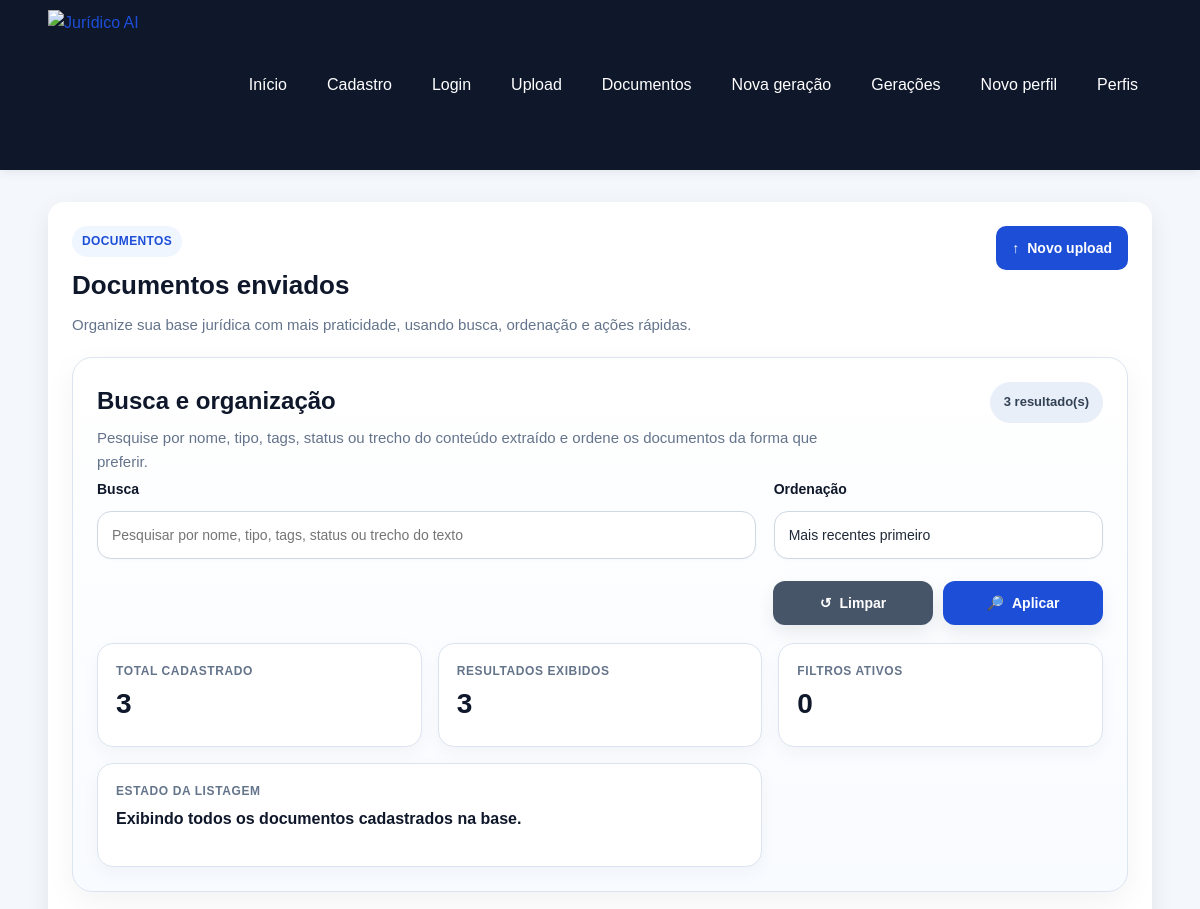
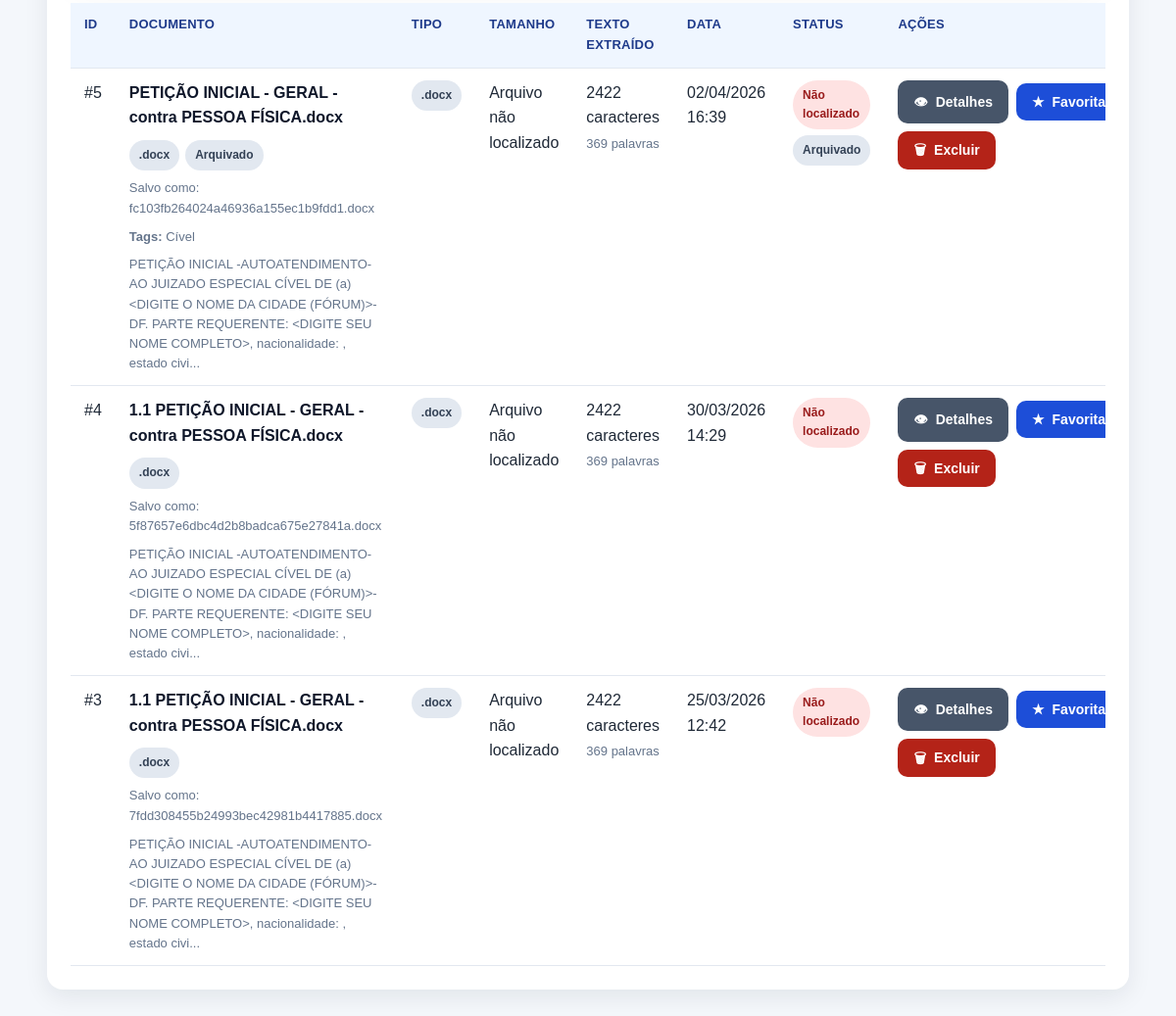
/documents/, run on the app's committed database (2 pictures, top to bottom).
### app/models/document.py (models this page shows, shortened)
class Document(Base):
    __tablename__ = "documents"
    id = Column(Integer, primary_key=True, index=True)
    original_filename = Column(String(255), nullable=False, index=True)
    saved_filename = Column(String(255), nullable=False)
    file_path = Column(String(500), nullable=False)
    file_type = Column(String(20), nullable=False, index=True)
    extracted_text = Column(Text, nullable=False)
    tags = Column(Text, nullable=True)
    is_favorite = Column(Boolean, default=False, nullable=False)
    status = Column(String(100), nullable=True)
    version = Column(Integer, default=1, nullable=False)
    created_at = Column(DateTime, default=agora_brasil, nullable=False)
    updated_at = Column(DateTime, default=agora_brasil, onupdate=agora_brasil, nullable=False)
    generations = relationship(
        "Generation",
        secondary=generation_documents,
        back_populates="documents",
        passive_deletes=True,
    )

### app/routers/documents.py (the view)
@router.get("/", response_class=HTMLResponse)
def documents_list(
    request: Request,
    q: str = Query(""),
    sort: str = Query("recentes"),
    db: Session = Depends(get_db),
):
    documentos = listar_documentos(db)
    documentos_view = []
    for documento in documentos:
        tamanho_bytes = obter_tamanho_arquivo(documento)
        documentos_view.append(
            {
                "id": documento.id,
                "original_filename": documento.original_filename,
                "saved_filename": documento.saved_filename,
                "file_type": documento.file_type,
                "created_at": documento.created_at,
                "file_exists": documento_existe(documento),
                "file_size_label": formatar_tamanho_arquivo(tamanho_bytes),
                "text_preview": resumir_texto_extraido(documento.extracted_text, 180),
                "text_length": contar_caracteres_texto(documento.extracted_text),
                "word_count": contar_palavras_texto(documento.extracted_text),
                "tags": documento.tags or "",
                "status": documento.status or "",
                "is_favorite": bool(documento.is_favorite),
            }
        )
    busca = (q or "").strip().lower()
    sort = sort if sort in ORDENACOES_DOCUMENTOS else "recentes"
    if busca:
        documentos_view = [
            documento
            for documento in documentos_view
            if busca in (documento["original_filename"] or "").lower()
            or busca in (documento["saved_filename"] or "").lower()
            or busca in (documento["file_type"] or "").lower()
            or busca in (documento["text_preview"] or "").lower()
            or busca in (documento["tags"] or "").lower()
            or busca in (documento["status"] or "").lower()
        ]
    if sort == "antigos":
        documentos_view.sort(
            key=lambda documento: documento["created_at"] or "",
        )
    elif sort == "nome_az":
        documentos_view.sort(
            key=lambda documento: (documento["original_filename"] or "").lower(),
        )
    elif sort == "nome_za":
        documentos_view.sort(
            key=lambda documento: (documento["original_filename"] or "").lower(),
            reverse=True,
        )
    elif sort == "tipo_az":
        documentos_view.sort(
            key=lambda documento: (
                (documento["file_type"] or "").lower(),
                (documento["original_filename"] or "").lower(),
            ),
        )
    else:
        documentos_view.sort(
            key=lambda documento: documento["created_at"] or "",
            reverse=True,
        )
    total_documentos = len(documentos)
    total_resultados = len(documentos_view)
    total_filtros_ativos = int(bool(busca)) + int(sort != "recentes")
    return templates.TemplateResponse(
        "documents_list.html",
        {
            "request": request,
            "title": "Documentos enviados",
            "documentos": documentos_view,
            "sucesso": request.query_params.get("sucesso"),
            "erro": request.query_params.get("erro"),
            "filtros": {"q": q, "sort": sort},
            "ordenacoes": ORDENACOES_DOCUMENTOS,
            "total_documentos": total_documentos,
            "total_resultados": total_resultados,
            "total_filtros_ativos": total_filtros_ativos,
        },
    )

### app/templates/documents_list.html (shortened to what this page needs)
{% extends "base.html" %}
{% block content %}
<section class="card">
    <div class="cabecalho-pagina">
        <div>
            <span class="etiqueta-secao">Documentos</span>
            <h2>Documentos enviados</h2>
            <p class="texto-suave">
                Organize sua base jurídica com mais praticidade, usando busca, ordenação e ações rápidas.
            </p>
        </div>
        <div class="acoes-topo">
            <a class="botao" href="/documents/upload">
                <span class="icone-botao" aria-hidden="true">↑</span>
                Novo upload
            </a>
        </div>
    </div>
    <section class="bloco-informativo bloco-filtros-avancados bloco-filtros-documentos">
        <div class="bloco-informativo-topo bloco-informativo-topo-entre-linhas">
            <div>
                <h3>Busca e organização</h3>
                <p class="texto-suave">
                    Pesquise por nome, tipo, tags, status ou trecho do conteúdo extraído e ordene os documentos da forma que preferir.
                </p>
            </div>
            <span class="badge badge-neutro">
                {{ total_resultados }} resultado(s)
            </span>
        </div>
        <form method="get" action="/documents" class="formulario-geracao formulario-filtros-avancados formulario-filtros-documentos">
            <div class="grid-filtros-avancados grid-filtros-documentos">
                <div>
                    <label for="q">Busca</label>
                    <input
                        type="text"
                        id="q"
                        name="q"
                        value="{{ filtros.q }}"
                        placeholder="Pesquisar por nome, tipo, tags, status ou trecho do texto"
                    >
                </div>
                <div>
                    <label for="sort">Ordenação</label>
                    <select id="sort" name="sort">
                        {% for chave, descricao in ordenacoes.items() %}
                            <option value="{{ chave }}" {% if filtros.sort == chave %}selected{% endif %}>
                                {{ descricao }}
                            </option>
                        {% endfor %}
                    </select>
                </div>
            </div>
            <div class="acoes-formulario-geracao">
                <a class="botao botao-secundario" href="/documents">
                    <span class="icone-botao" aria-hidden="true">↺</span>
                    Limpar
                </a>
                <button type="submit" class="botao">
                    <span class="icone-botao" aria-hidden="true">🔎</span>
                    Aplicar
                </button>
            </div>
        </form>
        <div class="painel-resumo-geracao painel-resumo-sem-inline painel-resumo-documentos">
            <div class="info-box">
                <span class="info-label">Total cadastrado</span>
                <span class="info-value">{{ total_documentos }}</span>
            </div>
            <div class="info-box">
                <span class="info-label">Resultados exibidos</span>
                <span class="info-value">{{ total_resultados }}</span>
            </div>
            <div class="info-box">
                <span class="info-label">Filtros ativos</span>
                <span class="info-value">{{ total_filtros_ativos }}</span>
            </div>
            <div class="info-box info-box-largo">
                <span class="info-label">Estado da listagem</span>
                <span class="info-value">
                    {% if filtros.q %}
                        A listagem está filtrada conforme a busca informada.
                    {% elif filtros.sort != "recentes" %}
                        A listagem está organizada conforme a ordenação selecionada.
                    {% else %}
                        Exibindo todos os documentos cadastrados na base.
                    {% endif %}
                </span>
            </div>
        </div>
    </section>
    {% if documentos %}
        <div class="tabela-responsiva">
            <table class="tabela tabela-documentos">
                <thead>
                    <tr>
                        <th>ID</th>
                        <th>Documento</th>
                        <th>Tipo</th>
                        <th>Tamanho</th>
                        <th>Texto extraído</th>
                        <th>Data</th>
                        <th>Status</th>
                        <th>Ações</th>
                    </tr>
                </thead>
                <tbody>
                    {% for documento in documentos %}
                    <tr>
                        <td>#{{ documento.id }}</td>
                        <td>
                            <div class="documento-celula-principal">
                                <strong class="documento-nome">{{ documento.original_filename }}</strong>
                                <div class="linha-badges" style="margin-top: 6px; display: flex; flex-wrap: wrap; gap: 6px;">
                                    <span class="badge badge-neutro">{{ documento.file_type }}</span>
                                    {% if documento.status %}
                                        <span class="badge badge-neutro">{{ documento.status }}</span>
                                    {% endif %}
                                </div>
                                <span class="texto-pequeno">Salvo como: {{ documento.saved_filename }}</span>
                                {% if documento.tags %}
                                    <div class="texto-pequeno">
                                        <strong>Tags:</strong> {{ documento.tags }}
                                    </div>
                                {% endif %}
                                <div class="texto-pequeno documento-resumo">{{ documento.text_preview }}</div>
                            </div>
                        </td>
                        <td>
                            <span class="badge badge-neutro">{{ documento.file_type }}</span>
                        </td>
                        <td>{{ documento.file_size_label }}</td>
                        <td>
                            {{ documento.text_length }} caracteres
                            <div class="texto-pequeno">{{ documento.word_count }} palavras</div>
                        </td>
                        <td>{{ documento.created_at.strftime("%d/%m/%Y %H:%M") if documento.created_at else "-" }}</td>
                        <td>
                            <div style="display: flex; flex-direction: column; gap: 6px; align-items: flex-start;">
                                {% if documento.file_exists %}
                                    <span class="badge badge-sucesso">Disponível</span>
                                {% else %}
                                    <span class="badge badge-erro">Não localizado</span>
                                {% endif %}
                                {% if documento.status %}
                                    <span class="badge badge-neutro">{{ documento.status }}</span>
                                {% endif %}
                            </div>
                        </td>
                        <td>
                            <div class="barra-acoes-tabela barra-acoes-documentos">
                                <a class="botao botao-secundario" href="/documents/{{ documento.id }}">
                                    <span class="icone-botao" aria-hidden="true">👁</span>
                                    Detalhes
                                </a>
                                <form
                                    action="/documents/{{ documento.id }}/favorite"
                                    method="post"
                                    data-loading-form
                                    data-loading-message="Atualizando favorito do documento..."
                                    data-loading-button-text="Salvando..."
                                >
                                    <button type="submit" class="botao botao-secundario">
                                        <span class="icone-botao" aria-hidden="true">★</span>
                                        {% if documento.is_favorite %}Desfavoritar{% else %}Favoritar{% endif %}
                                    </button>
                                </form>
                                <form
                                    action="/documents/{{ documento.id }}/delete"
                                    method="post"
                                    data-loading-form
                                    data-confirm-action
                                    data-confirm-title="Excluir documento"
                                    data-confirm-message="Tem certeza que deseja excluir este documento? Essa ação removerá o arquivo da base e não poderá ser desfeita."
                                    data-confirm-submit-label="Excluir documento"
                                    data-confirm-submit-icon='<span class="icone-botao" aria-hidden="true">🗑</span>'
                                    data-loading-message="Excluindo documento..."
                                    data-loading-button-text="Excluindo..."
                                >
                                    <button type="submit" class="botao-perigo botao-perigo-tabela">
                                        <span class="icone-botao" aria-hidden="true">🗑</span>
                                        Excluir
                                    </button>
                                </form>
                            </div>
                        </td>
                    </tr>
                    {% endfor %}
                </tbody>
            </table>
        </div>
    {% endif %}
</section>
{% endblock %}

### app/templates/base.html (shortened to what this page needs)
<!DOCTYPE html>
<html lang="pt-BR">
<head>
    <link rel="stylesheet" href="{{ url_for('static', path='css/style.css') }}?v=7.5">
</head>
<body>
    <header class="topo">
        <div class="container topo-conteudo">
            <a href="/" class="marca-link" aria-label="Ir para a página inicial do Jurídico AI">
                <img
                    src="{{ url_for('static', path='img/logo-juridico-ai-sem-fundo.png') }}"
                    alt="Jurídico AI"
                    class="logo-juridico"
                >
            </a>
            <nav class="menu">
                <a href="/">Início</a>
                {% if not request.session.get("user_id") %}
                <a href="/auth/register">Cadastro</a>
                <a href="/auth/login">Login</a>
                {% endif %}
                <a href="/documents/upload">Upload</a>
                <a href="/documents">Documentos</a>
                <a href="/generations/create">Nova geração</a>
                <a href="/generations">Gerações</a>
                <a href="/writing-profiles/create">Novo perfil</a>
                <a href="/writing-profiles">Perfis</a>
            </nav>
        </div>
    </header>
    <main class="container pagina-conteudo">
        {% block content %}{% endblock %}
    </main>
</body>
</html>

### data on the page
Document: id "5", original_filename "PETIÇÃO INICIAL - GERAL - contra PESSOA FÍSICA.docx", file_type ".docx", status "Arquivado", saved_filename "fc103fb264024a46936a155ec1b9fdd1.docx", tags "Cível", text_preview "PETIÇÃO INICIAL -AUTOATENDIMENTO- AO JUIZADO ESPECIAL CÍVEL DE (a) <DIGITE O NOME DA CIDADE (FÓRUM)>- DF. PARTE REQUERENTE: <DIGITE SEU NOME COMPLETO>, nacionalidade: , estado civi...", file_size_label "Arquivo não localizado", text_length "2422", word_count "369", created_at "02/04/2026 16:39"
Document: id "4", original_filename "1.1 PETIÇÃO INICIAL - GERAL - contra PESSOA FÍSICA.docx", file_type ".docx", saved_filename "5f87657e6dbc4d2b8badca675e27841a.docx", text_preview "PETIÇÃO INICIAL -AUTOATENDIMENTO- AO JUIZADO ESPECIAL CÍVEL DE (a) <DIGITE O NOME DA CIDADE (FÓRUM)>- DF. PARTE REQUERENTE: <DIGITE SEU NOME COMPLETO>, nacionalidade: , estado civi...", file_size_label "Arquivo não localizado", text_length "2422", word_count "369", created_at "30/03/2026 14:29"
Document: id "3", original_filename "1.1 PETIÇÃO INICIAL - GERAL - contra PESSOA FÍSICA.docx", file_type ".docx", saved_filename "7fdd308455b24993bec42981b4417885.docx", text_preview "PETIÇÃO INICIAL -AUTOATENDIMENTO- AO JUIZADO ESPECIAL CÍVEL DE (a) <DIGITE O NOME DA CIDADE (FÓRUM)>- DF. PARTE REQUERENTE: <DIGITE SEU NOME COMPLETO>, nacionalidade: , estado civi...", file_size_label "Arquivo não localizado", text_length "2422", word_count "369", created_at "25/03/2026 12:42"

### other printed values
{{ total_resultados }} "3"
{{ total_documentos }} "3"
{{ total_filtros_ativos }} "0"
form field sort "Mais recentes primeiro"
